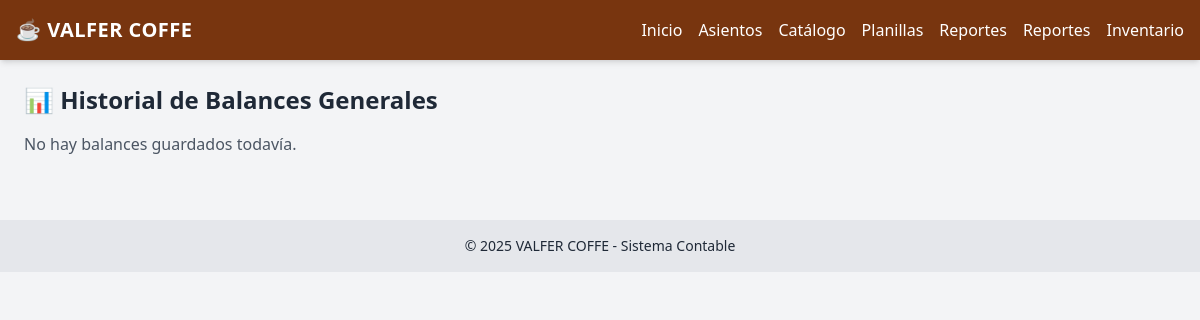
The app's page /estados-financieros/listar-balances/, older data.
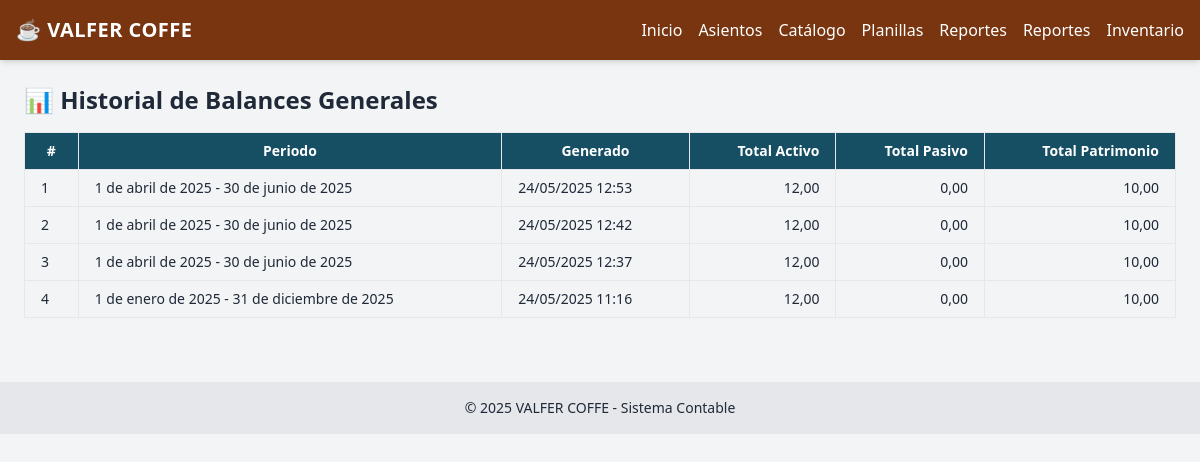
The same page, newer data.
### contabilidad/models.py (models this page shows, shortened)
class BalanceGeneral(models.Model):
    fecha_generado = models.DateTimeField(auto_now_add=True)
    fecha_inicio = models.DateField()
    fecha_fin = models.DateField()
    total_activo = models.DecimalField(max_digits=12, decimal_places=2)
    total_pasivo = models.DecimalField(max_digits=12, decimal_places=2)
    total_patrimonio = models.DecimalField(max_digits=12, decimal_places=2)

### contabilidad/views.py (the view)
# urls.py: path('estados-financieros/listar-balances/', views.listar_balances, name='listar_balances'),
def listar_balances(request):
    balances = BalanceGeneral.objects.all().order_by('-fecha_generado')
    return render(request, 'estados/listar_balances.html', {'balances': balances})

### contabilidad/templates/estados/listar_balances.html (shortened to what this page needs)
{% extends 'contabilidad/base.html' %}
{% block content %}
<h2 class="text-2xl font-bold mb-4">📊 Historial de Balances Generales</h2>
{% if balances %}
  <div class="overflow-x-auto">
    <table class="w-full text-sm border">
      <thead class="bg-cyan-900 text-white">
        <tr>
          <th class="border px-4 py-2">#</th>
          <th class="border px-4 py-2">Periodo</th>
          <th class="border px-4 py-2">Generado</th>
          <th class="border px-4 py-2 text-right">Total Activo</th>
          <th class="border px-4 py-2 text-right">Total Pasivo</th>
          <th class="border px-4 py-2 text-right">Total Patrimonio</th>
        </tr>
      </thead>
      <tbody>
        {% for balance in balances %}
        <tr class="border-t hover:bg-gray-100">
          <td class="border px-4 py-2">{{ forloop.counter }}</td>
          <td class="border px-4 py-2">{{ balance.fecha_inicio }} - {{ balance.fecha_fin }}</td>
          <td class="border px-4 py-2">{{ balance.fecha_generado|date:"d/m/Y H:i" }}</td>
          <td class="border px-4 py-2 text-right">{{ balance.total_activo|floatformat:2 }}</td>
          <td class="border px-4 py-2 text-right">{{ balance.total_pasivo|floatformat:2 }}</td>
          <td class="border px-4 py-2 text-right">{{ balance.total_patrimonio|floatformat:2 }}</td>
        </tr>
        {% endfor %}
      </tbody>
    </table>
  </div>
{% else %}
  <p class="text-gray-600">No hay balances guardados todavía.</p>
{% endif %}
{% endblock %}

### contabilidad/templates/contabilidad/base.html (shortened to what this page needs)
<!DOCTYPE html>
<html lang="es">
<head>
    <script src="https://cdn.tailwindcss.com"></script>
</head>
<body class="bg-gray-100 text-gray-800 font-sans min-h-screen">
    <nav class="bg-amber-900 text-white shadow-md">
        <div class="max-w-7xl mx-auto px-4 py-4 flex justify-between items-center">
            <h1 class="text-xl font-bold tracking-wide">☕ VALFER COFFE</h1>
            <ul class="flex flex-wrap gap-4">
                <li><a href="/" class="hover:underline">Inicio</a></li>
                <li><a href="/asientos/" class="hover:underline">Asientos</a></li>
                <li><a href="/catalogo/" class="hover:underline">Catálogo</a></li>
                <li><a href="/planillas/" class="hover:underline">Planillas</a></li>
                <li><a href="/home/" class="hover:underline">Reportes</a></li>
                <li><a href="/reportes/" class="hover:underline">Reportes</a></li>
                <li><a href="/inventario/compras/registrar/" class="hover:underline">Inventario</a></li>
            </ul>
        </div>
    </nav>
    <main class="p-6 max-w-7xl mx-auto">
        {% block content %}{% endblock %}
    </main>
    <footer class="bg-gray-200 text-center text-sm py-4 mt-10">
        © 2025 VALFER COFFE - Sistema Contable
    </footer>
</body>
</html>

Row changes from the older to the newer data that the page shows:
added BalanceGeneral: fecha_inicio "1 de abril de 2025", fecha_fin "30 de junio de 2025", fecha_generado "24/05/2025 12:53", total_activo "12,00", total_pasivo "0,00", total_patrimonio "10,00"
added BalanceGeneral: fecha_inicio "1 de abril de 2025", fecha_fin "30 de junio de 2025", fecha_generado "24/05/2025 12:42", total_activo "12,00", total_pasivo "0,00", total_patrimonio "10,00"
added BalanceGeneral: fecha_inicio "1 de abril de 2025", fecha_fin "30 de junio de 2025", fecha_generado "24/05/2025 12:37", total_activo "12,00", total_pasivo "0,00", total_patrimonio "10,00"
added BalanceGeneral: fecha_inicio "1 de enero de 2025", fecha_fin "31 de diciembre de 2025", fecha_generado "24/05/2025 11:16", total_activo "12,00", total_pasivo "0,00", total_patrimonio "10,00"
Text that changed along with them:
text no longer shown: "No hay balances guardados todavía."
text now shown: "# Periodo Generado Total Activo Total Pasivo Total Patrimonio"
